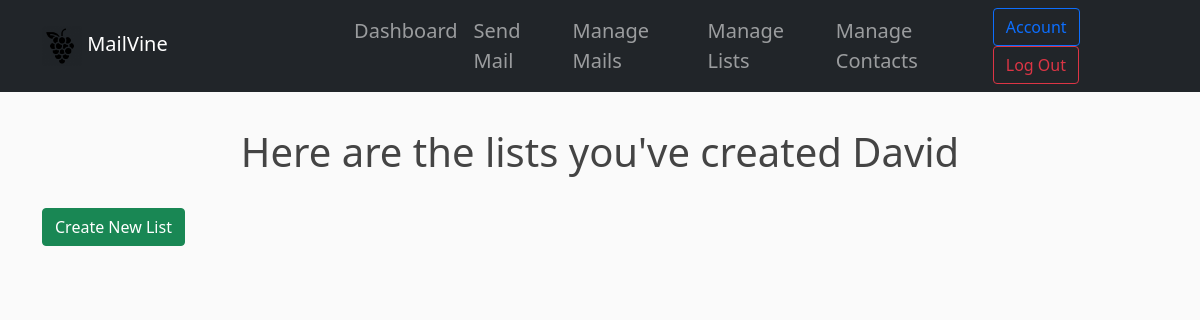
Page /manage_lists.html (signed in) on the earlier database version.
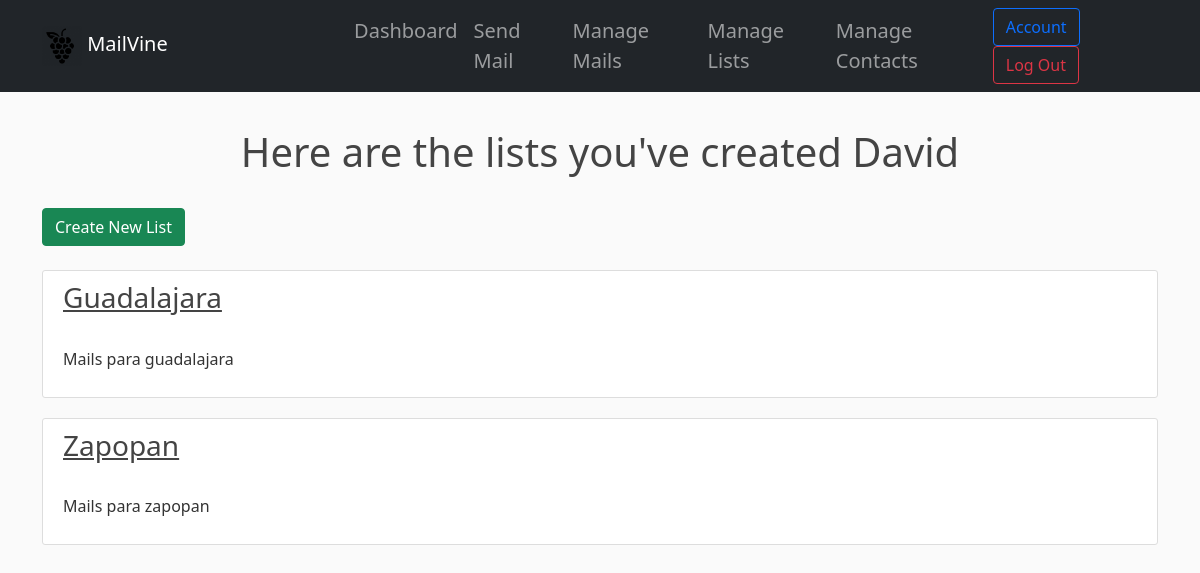
Same page on the later database version.
### mailvine/models.py (models this page shows, shortened)
class User(db.Model, UserMixin):  # inherit UserMixin class
    id = db.Column(db.Integer, primary_key=True)
    first_name = db.Column(db.String(255), nullable=False)
    last_name = db.Column(db.String(255), nullable=False)
    email = db.Column(db.String(120), unique=True, nullable=False)
    img_file = db.Column(db.String(20), nullable=False, default='default.jpg')
    password = db.Column(db.String(60), nullable=False)
    is_active = db.Column(db.Boolean, nullable=False, default=1)
    created_at = db.Column(db.DateTime, nullable=False, default=datetime.utcnow)
    updated_at = db.Column(db.DateTime, nullable=False, default=datetime.utcnow, onupdate=datetime.utcnow)
    lists = db.relationship('List', backref='user', lazy=True)
    mails = db.relationship('Mail', backref='user', lazy=True)

class List(db.Model):
    id = db.Column(db.Integer, primary_key=True)
    name = db.Column(db.String(60), nullable=False)
    description = db.Column(db.String(255), nullable=False)
    is_active = db.Column(db.Boolean, nullable=False, default=1)
    created_at = db.Column(db.DateTime, nullable=False, default=datetime.utcnow)
    updated_at = db.Column(db.DateTime, nullable=False, default=datetime.utcnow, onupdate=datetime.utcnow)
    user_id = db.Column(db.Integer, db.ForeignKey('user.id'), nullable=False)
    contacts = db.relationship('Contact', secondary=contacts, lazy='subquery',
                               backref=db.backref('lists', lazy=True))

### mailvine/routes.py (the view)
@app.route('/manage_lists.html')
@login_required
def manage_list():
    user = User.query.get(current_user.id)
    lists = List.query.filter(List.user == user)
    return render_template('manage_lists.html', lists=lists)

### mailvine/models.py (called while the page is built)
@login_manager.user_loader
def load_user(user_id):
    return User.query.get(int(user_id))

### mailvine/templates/manage_lists.html (shortened to what this page needs)
{% extends "dashboard_layout.html" %}
{% block body %}
<main class="container">
    <div class="pt-5 text-center">
        <h1>Here are the lists you've created {{ current_user.first_name }}</h1>
    </div>
    <br>
    <div>
        <a class="btn btn-success" href="{{ url_for('new_list') }}" role="button">Create New List</a>
    </div>
    <br>
    {% for list in lists %}
        <article class="media content-section">
            <div class="media-body">
                <h3><a href="{{ url_for('list', list_id=list.id) }}" class="article-title">{{ list.name}}</a></h3>
                <br>
                <p class="article-content">{{ list.description }}</p>
            </div>
        </article>
    {% endfor %}
</main>
{%endblock body%}

### mailvine/templates/dashboard_layout.html (shortened to what this page needs)
<!doctype html>
<html lang="en">
<head>
    <link rel="stylesheet" href="{{ url_for('static', filename='css/bootstrap.min.css') }}">
    <link rel="stylesheet" href="{{ url_for('static', filename='css/main.css') }}">
</head>
<body>
<header>
    <nav class="navbar navbar-expand-md navbar-dark bg-dark fixed-top">
        <div class="container">
            <a class="navbar-brand" href="{{ url_for('index') }}">
                <img src="{{ url_for('static', filename='img/MV_logo3.png') }}" alt="" width="40" height="40">
                MailVine
            </a>
            <div class="collapse navbar-collapse" id="navbarsExampleDefault">
                <ul class="navbar-nav me-auto mb-2 mb-md-0 fs-5 text">
                    <li class="nav-item active">
                        <a class="nav-link" aria-current="page" href="{{ url_for('dashboard') }}">Dashboard</a>
                    </li>
                    <li class="nav-item active">
                        <a class="nav-link" aria-current="page" href="{{ url_for('send_mail') }}">Send Mail</a>
                    </li>
                    <li class="nav-item active">
                        <a class="nav-link" aria-current="page" href="{{ url_for('manage_mail') }}">Manage Mails</a>
                    </li>
                    <li class="nav-item active">
                        <a class="nav-link" aria-current="page" href="{{ url_for('manage_list') }}">Manage Lists</a>
                    </li>
                    <li class="nav-item active">
                        <a class="nav-link" aria-current="page" href="#">Manage Contacts</a>
                    </li>
                </ul>
                <div>
                    {% if current_user.is_authenticated %}
                        <a class="btn btn-outline-primary" href="{{ url_for('account') }}" role="button">Account</a>
                        <a class="btn btn-outline-danger" href="{{ url_for('logout') }}" role="button">Log Out</a>
                    {% endif %}
                </div>
            </div>
        </div>
    </nav>
</header>
{% block body %}{% endblock body%}
</body>
</html>

### mailvine/static/css/main.css (style rules this page uses)
body { background: #fafafa; color: #333333; margin-top: 5rem; }
h1, h2, h3, h4, h5, h6 { color: #444444; }
.content-section { background: #ffffff; padding: 10px 20px; border: 1px solid #dddddd; border-radius: 3px; margin-bottom: 20px; }
.article-title { color: #444444; }
.article-content { white-space: pre-line; }

Differences in the rows shown:
added List: name "Guadalajara", description "Mails para guadalajara"
added List: name "Zapopan", description "Mails para zapopan"
